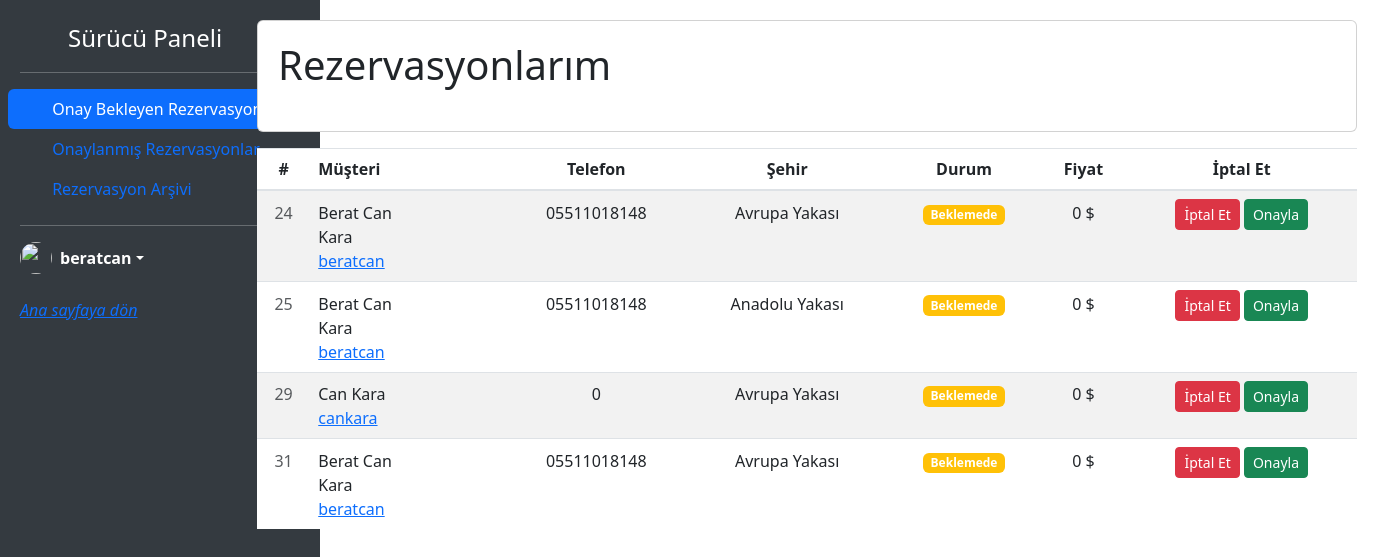
The app's page /drivers/driverDash/onaysızRez/ (signed in) with its own data.
### nUser/models.py (models this page shows, shortened)
class nUser(AbstractUser):
    tc_kimlik = models.CharField(max_length=11)
    adres = models.TextField()
    telefon = models.CharField(max_length=20, default="0")
    email = models.EmailField()
    first_name = models.CharField(max_length=30)
    last_name = models.CharField(max_length=30)
    reservation = models.OneToOneField(Reservation, null=True, blank=True, on_delete=models.SET_NULL)
    isDriver = models.BooleanField(default=False)

### reservation/models.py (models this page shows, shortened)
class Reservation(models.Model):
    sehir = models.CharField(max_length=100)
    kisi_sayisi = models.PositiveIntegerField()
    baslangic_tarihi = models.DateField()
    bitis_tarihi = models.DateField()
    onay_durum = models.BooleanField(default=False)
    tamam_durum = models.BooleanField(default=False)
    surucu = models.ForeignKey(Driver, on_delete=models.CASCADE, null=True, blank=True, related_name="reservation_surucu")
    kullanici = models.ForeignKey("nUser.nUser", on_delete=models.CASCADE,related_name='reservation_kullanici')
    fiyat = models.PositiveIntegerField(default=0)

### driver/views.py (called while the page is built)
def getRezID(request):
    driver = Driver.objects.filter(username= request.user.username).first()
    reservations = Reservation.objects.filter(surucu = driver)
    return reservations

def onaysizRez(request):
    driver = Driver.objects.filter(username = request.user.username).first()
    reservations = getRezID(request)
    context = {
        "driver":driver,
        "reservations":reservations,
    }
    return render(request,"reservation/dash/onaysizRez.html",context)

### templates/reservation/dash/onaysizRez.html (shortened to what this page needs)
{% extends 'base/dashBase.html' %}
{% block driverInfo %}
<div class="row justify-content-around">
  <a href="#" class="d-flex flex- align-items-center text-white text-decoration-none dropdown-toggle col" id="dropdownUser1" data-bs-toggle="dropdown" aria-expanded="false">
      <img src="{{driver.profil_fotografi.url}}" alt="" width="32" height="32" class="rounded-circle me-2">
      <strong>{{request.user.username}}</strong>
  </a>
</div>
{% endblock driverInfo %}
{% block content %}
<div class="row" >
    <div class="col-md-12">
    <div class="main-card mb-3 card">
<h1 style="padding: 20px 0px 10px 20px;">Rezervasyonlarım</h1>
        <div class="btn-actions-pane-right">
    </div>
    </div>
    <div class="table-responsive">
    <table class="align-middle mb-0 table table-borderless table-striped table-hover">
    <thead>
    <tr>
    <th class="text-center">#</th>
    <th>Müşteri</th>
    <th class="text-center">Telefon</th>
    <th class="text-center">Şehir</th>
    <th class="text-center">Durum</th>
    <th class="text-center">Fiyat</th>
    <th class="text-center">İptal Et</th>
    </tr>
    </thead>
    <tbody>
    {% for reservation in reservations %}
    {% if not reservation.onay_durum and not reservation.tamam_durum %}
    <tr>
        <td class="text-center text-muted">{{reservation.id}}</td>
        <td>
            <div class="widget-content p-0" style="width: 110px;">
                <div class="widget-content-wrapper">
                  <div class="widget-content-left d-flex align-items-center">
                    <div class="widget-content-left flex2">
                      <div class="widget-heading">{{reservation.kullanici.first_name}} {{reservation.kullanici.last_name}}</div>
                      <div class="widget-subheading opacity-7"><a href="/userProfile/{{reservation.kullanici.username}}">{{reservation.kullanici.username}}</a></div>
                    </div>
                  </div>
                </div>
              </div>
        </td>
    <td class="text-center">
        {{reservation.kullanici.telefon }}
    </td>
        <td class="text-center">
            {{reservation.sehir}}
        </td>
        <td class="text-center">
            {% if reservation.onay_durum %}
        <div class="badge badge-success">Onaylandı</div>
        {% else %}
        <div class="badge badge-warning">Beklemede</div>
        {% endif %}
    </td>
        <td class="text-center">
            {{reservation.fiyat}} $
        </td>
        <td class="text-center">
            {% if reservation.onay_durum %}
            <button type="button" id="PopoverCustomT-1" class="btn btn-danger btn-sm" disabled>İptal Et</button>
            {% else %}
            <a href="/reservations/deleteRez/{{reservation.id}}"><button type="button" id="iptalbuton" class="btn btn-danger btn-sm" >İptal Et</button></a>
            {% endif %}
            <a href="/reservations/onayRez/{{reservation.id}}"><button type="button" id="tamambuton" class="btn btn-success btn-sm" >Onayla</button></a>
        </td>
        </tr>
    {% endif %}
    {% endfor %}
    </tbody>
    </table>
    </div>
    </div>
    </div>
    </div>
{% endblock content %}

### static/css/card.css (style rules this page uses)
body { font-family: "Baloo 2", cursive; font-size: 16px; color: #000000; text-rendering: optimizeLegibility; font-weight: initial; }
a, a:hover { text-decoration: none; transition: color 0.3s ease-in-out; }

### static/css/dashStyle.css (style rules this page uses)
body { min-height: 100vh; min-height: -webkit-fill-available; }
html { height: -webkit-fill-available; }
.dropdown-toggle { outline: 0; }

### records on screen
nUser: user.username "beratcan"
Reservation: id "24", kullanici.first_name "Berat Can", kullanici.last_name "Kara", kullanici.username "beratcan", kullanici.telefon "05511018148", sehir "Avrupa Yakası", onay_durum "Beklemede", fiyat "0"
Reservation: id "25", kullanici.first_name "Berat Can", kullanici.last_name "Kara", kullanici.username "beratcan", kullanici.telefon "05511018148", sehir "Anadolu Yakası", onay_durum "Beklemede", fiyat "0"
Reservation: id "29", kullanici.first_name "Can", kullanici.last_name "Kara", kullanici.username "cankara", kullanici.telefon "0", sehir "Avrupa Yakası", onay_durum "Beklemede", fiyat "0"
Reservation: id "31", kullanici.first_name "Berat Can", kullanici.last_name "Kara", kullanici.username "beratcan", kullanici.telefon "05511018148", sehir "Avrupa Yakası", onay_durum "Beklemede", fiyat "0"
